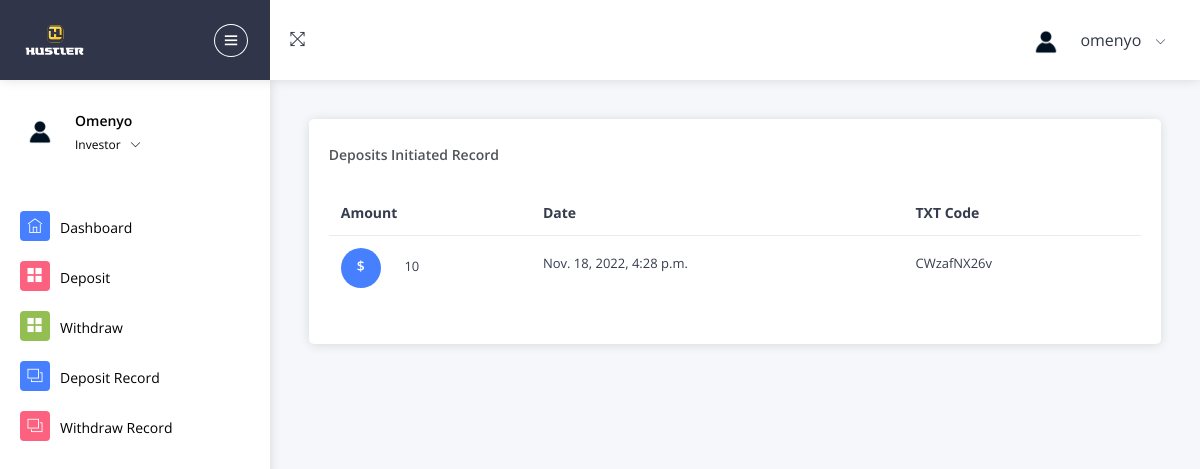
The app's page /depositrecord (signed in) with its own data.
### main/models.py (models this page shows, shortened)
class Deposit(models.Model):
	person = models.CharField(max_length=1000)
	amount= models.CharField(max_length=1000)
	txt_random=models.CharField(max_length=1000, default=1)
	date_deposit =models.DateTimeField(default=datetime.datetime.today)
	status=models.BooleanField(default=False)
	class Meta:
		ordering = ('-date_deposit', )

### main/views.py (the view)
# urls.py: path('depositrecord', views.depositrecord, name='depositrecord'),
def depositrecord(request):
    try:
        lists=Deposit.objects.filter(person=request.user.id)
    except:
        lists={}
    context={'lists':lists,'header':'Deposits Initiated Record'}
    return render(request, 'withdrawdepositrecord.html',context)

### templates/withdrawdepositrecord.html (shortened to what this page needs)
{% extends 'base.html' %}
{% load static %}
{% block body %}
<div class="pcoded-content">
                        <div class="pcoded-inner-content">
                            <div class="main-body">
                                <div class="page-wrapper">
                                    <div class="page-body">
                                        <div class="row">
                                            <div class="col-md-12 col-xl-12">
                                                <div class="card project-task">
                                                    <div class="card-header">
                                                        <div class="card-header-left ">
                                                            <h5>{{ header }} </h5>
                                                        </div>
                                                        <div class="card-header-right">
                                                            <ul class="list-unstyled card-option">
                                                                <li><i class="icofont icofont-simple-left "></i></li>
                                                            </ul>
                                                        </div>
                                                    </div>
                                                    <div class="card-block p-b-10">
                                                        <div class="table-responsive">
                                                            <table class="table table-hover">
                                                                <thead>
                                                                    <tr>
                                                                        <th>Amount</th>
                                                                        <th>Date</th>
                                                                        <th>TXT Code</th>
                                                                    </tr>
                                                                </thead>
                                                                <tbody>
                                                                    {% for i in lists %}
                                                                    <tr>
                                                                        <td>
                                                                            <div class="task-contain">
                                                                                <h6 class="bg-c-blue d-inline-block text-center">$</h6>
                                                                                <p class="d-inline-block m-l-20">{{ i.amount }}</p>
                                                                            </div>
                                                                        </td>
                                                                        <td>
                                                                            <p class="d-inline-block m-r-20">{{ i.date_deposit }}</p>
                                                                        </td>
                                                                        <td>
                                                                            <p class="d-inline-block m-r-20">{{ i.txt_random }}</p>
                                                                        </td>
                                                                    </tr>
                                                                    {% endfor %}
                                                                </tbody>
                                                            </table>
                                                        </div>
                                                    </div>
                                                </div>
                                            </div>
                                        </div>
                                    </div>
                                </div>
                            </div>
                        </div>
                    </div>
{% endblock %}

### templates/base.html (shortened to what this page needs)
{% load static %}
<!DOCTYPE html>
<html lang="en">
<head>
      <link rel="stylesheet" type="text/css" href="{% static 'assets/css/bootstrap/css/bootstrap.min.css' %}">
      <link rel="stylesheet" type="text/css" href="{% static 'assets/icon/themify-icons/themify-icons.css' %}">
      <link rel="stylesheet" type="text/css" href="{% static 'assets/icon/icofont/css/icofont.css' %}">
      <link rel="stylesheet" type="text/css" href="{% static 'assets/css/style.css' %}">
      <link rel="stylesheet" type="text/css" href="{% static 'assets/css/jquery.mCustomScrollbar.css' %}">
  </head>
  <body>
    <div id="pcoded" class="pcoded">
        <div class="pcoded-container navbar-wrapper">
            <nav class="navbar header-navbar pcoded-header">
                <div class="navbar-wrapper">
                    <div class="navbar-logo">
                        <a class="mobile-menu" id="mobile-collapse" href="#!">
                            <i class="ti-menu"></i>
                        </a>
                        <a href="index.html">
                            <img class="img-fluid" src="{% static 'assets/logo-removebg-preview.png' %}"  alt="Template"style="height:60px;width: 90px;" />
                        </a>
                    </div>
                    <div class="navbar-container container-fluid">
                        <ul class="nav-left">
                            <li>
                                <a href="#!" onclick="javascript:toggleFullScreen()">
                                    <i class="ti-fullscreen"></i>
                                </a>
                            </li>
                        </ul>
                        <ul class="nav-right">
                            <li class="user-profile header-notification">
                                <a href="#!">
                                    <img src="{% static 'assets/default.jpg' %}" class="img-radius" alt="User-Profile-Image">
                                    <span>{% if user.is_authenticated %}{{ request.user.username }}{% else %}Guest User{% endif %}</span>
                                    <i class="ti-angle-down"></i>
                                </a>
                            </li>
                        </ul>
                    </div>
                </div>
            </nav>
            <div class="pcoded-main-container">
                <div class="pcoded-wrapper">
                    <nav class="pcoded-navbar">
                        <div class="pcoded-inner-navbar main-menu">
                            <div class="">
                                <div class="main-menu-header">
                                    <img class="img-40 img-radius" src="{% static 'assets/default.jpg' %}" alt="User-Profile-Image">
                                    <div class="user-details">
                                        <span>{% if user.is_authenticated %}{{ request.user.username }}{% else %}Guest User{% endif %}</span>
                                        <span id="more-details">Investor<i class="ti-angle-down"></i></span>
                                    </div>
                                </div>
                            </div>
                            <div class="pcoded-navigatio-lavel" data-i18n="nav.category.navigation"></div>
                            <ul class="pcoded-item pcoded-left-item">
                                <li class="">
                                    <a href="/">
                                        <span class="pcoded-micon"><i class="ti-home"></i><b>D</b></span>
                                        <span class="pcoded-mtext" data-i18n="nav.dash.main">Dashboard</span>
                                    </a>
                                </li>
                                <li class="">
                                    <a href="/deposit">
                                        <span class="pcoded-micon"><i class="ti-layout-grid2-alt"></i></span>
                                        <span class="pcoded-mtext"  data-i18n="nav.basic-components.main">Deposit</span>
                                    </a>
                                </li>
                                <li class="">
                                    <a href="/withdraw">
                                        <span class="pcoded-micon"><i class="ti-layout-grid2-alt"></i></span>
                                        <span class="pcoded-mtext"  data-i18n="nav.basic-components.main">Withdraw</span>
                                    </a>
                                </li>
                            </ul>
                            <ul class="pcoded-item pcoded-left-item">
                                <li>
                                    <a href="/depositrecord">
                                        <span class="pcoded-micon"><i class="ti-layers"></i><b>FC</b></span>
                                        <span class="pcoded-mtext" data-i18n="nav.form-components.main">Deposit Record</span>
                                    </a>
                                </li>
                                <li>
                                    <a href="/withdrawrecord">
                                        <span class="pcoded-micon"><i class="ti-layers"></i><b>FC</b></span>
                                        <span class="pcoded-mtext" data-i18n="nav.form-components.main">Withdraw Record</span>
                                    </a>
                                </li>
                            </ul>
                        </div>
                    </nav>
{% block body %}
{% endblock %}
</body>
</html>

### records on screen
Deposit: amount "10", date_deposit "Nov. 18, 2022, 4:28 p.m.", txt_random "CWzafNX26v"

### other values on screen
{{ request.user.username }} "omenyo"
{{ request.user.username }} "Omenyo"
{{ header }} "Deposits Initiated Record"
